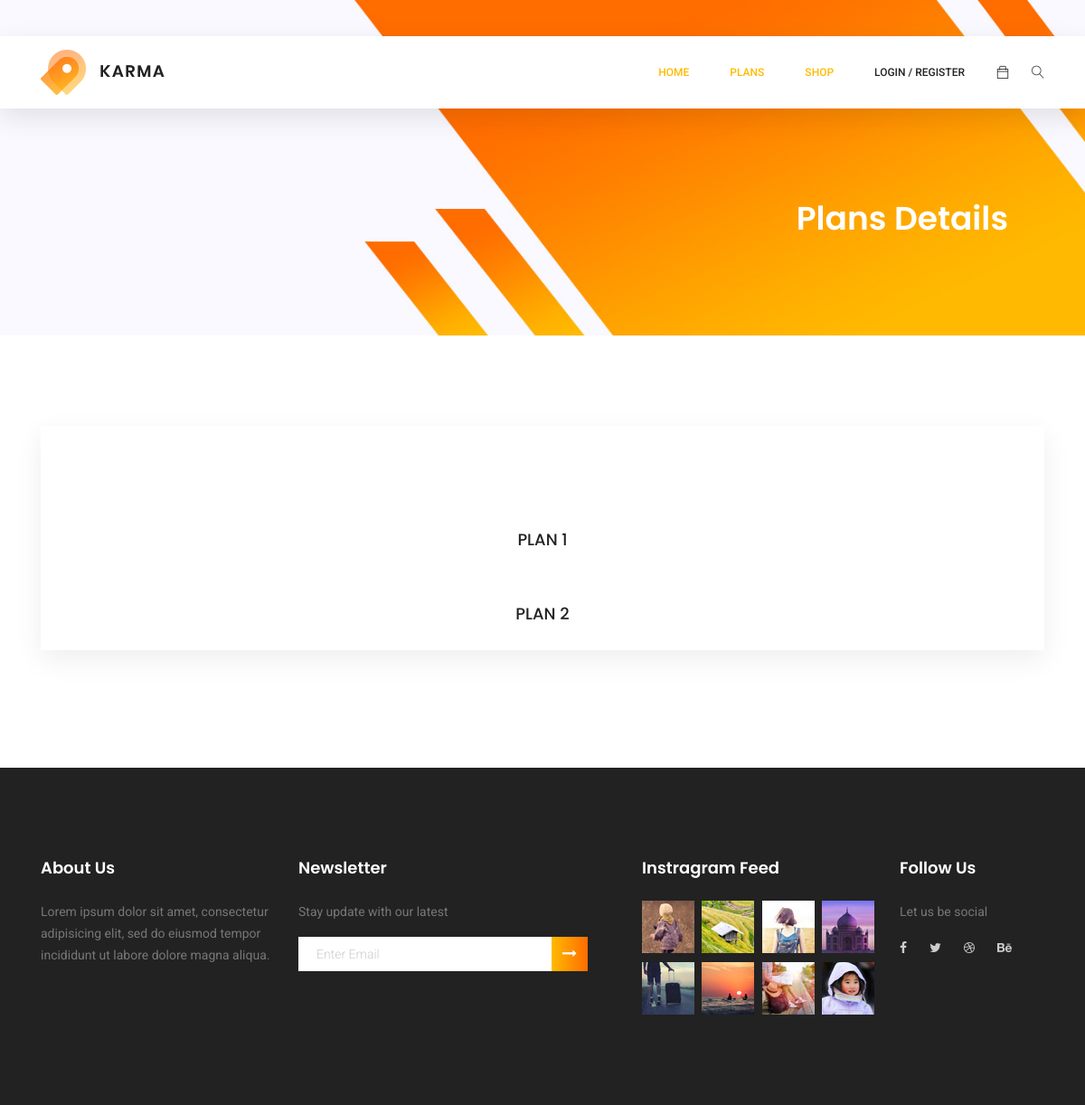
The page /user/plans/ on the database as committed earlier.
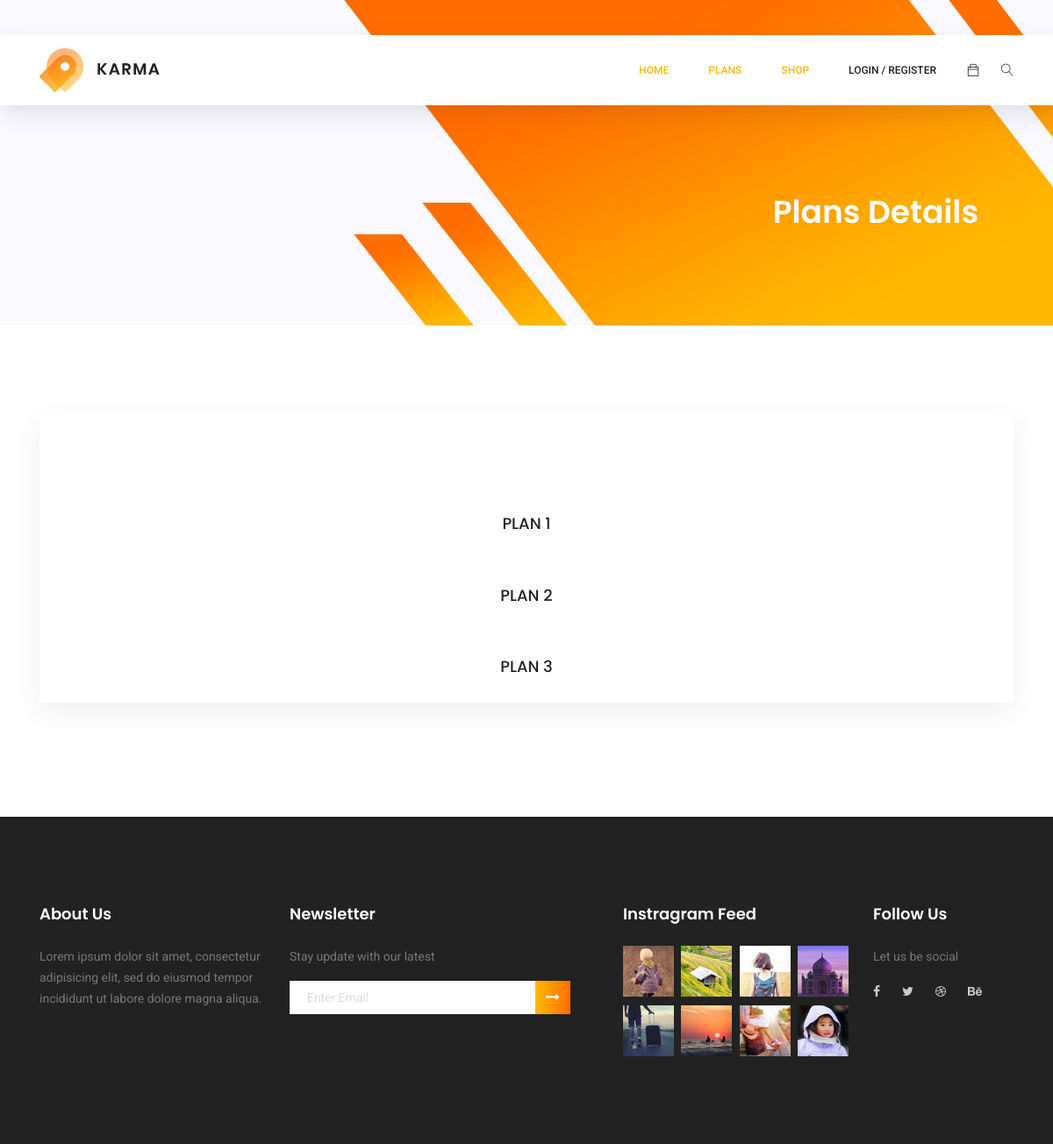
The same page on the database as committed later.
### users/models.py (models this page shows)
class Plans(models.Model):
    title = models.CharField(max_length=255, default=None)
    price = models.FloatField(default=0)
    active = models.BooleanField(default=True)
    is_default = models.BooleanField(default=False)
    durations = models.CharField(choices=plan_durations, max_length=50)
    def __str__(self):
        return self.title

### users/views.py (the view, shortened to what this page needs)
# urls.py: path('plans/', plans, name='plans'),
def plans(request):
    plan_details = Plans.objects.filter(active=True)
    plans = []
    for plan in plan_details:
        plans.append(plan)
    return render(request, 'available_plans.html', {'user_plan':plans})

### users/templates/available_plans.html
{% extends 'base.html' %}
{% load static %}
{% block content %}
	<section class="banner-area organic-breadcrumb">
		<div class="container">
			<div class="breadcrumb-banner d-flex flex-wrap align-items-center justify-content-end">
				<div class="col-first">
					<h1>Plans Details</h1>
				</div>
			</div>
		</div>
	</section>
	<section class="login_box_area section_gap">
		<div class="container">
			<div class="login_form_inner">
				{% if select %}
				<h3 style="padding-bottom: 30px;">Current Plan: {{user_plan.plan}}</h3>
				<h3 style="padding-bottom: 30px;">Activation Date: {{user_plan.activated_date}}</h3>
				<h3 style="padding-bottom: 30px;">Expire Date: {{user_plan.expire_date}}</h3>
				<h3 style="padding-bottom: 30px;">Price: {{user_plan.price}}</h3>
				<form method="POST" action={% url 'users:update_plan' %} class="row login_form">
					{% csrf_token %}
					<select name="plan" class="form-control">
					{% for plan in plans %}
					<option value="{{ plan.id }}">{{ plan }}</option>
					{% endfor %}
					</select>
					<button type="submit" value="submit" class="form-control">Change Plan</button>
				</form>
				{% else %}
					{% for plan in user_plan %}
					<h3 style="padding-bottom: 30px;">{{plan}}</h3>
					{% endfor %}
				{% endif %}
			</div>
		</div>
	</section>
{% endblock content %}

Rows that differ between the two databases and show on the page:
added Plans: title "PLAN 3"
